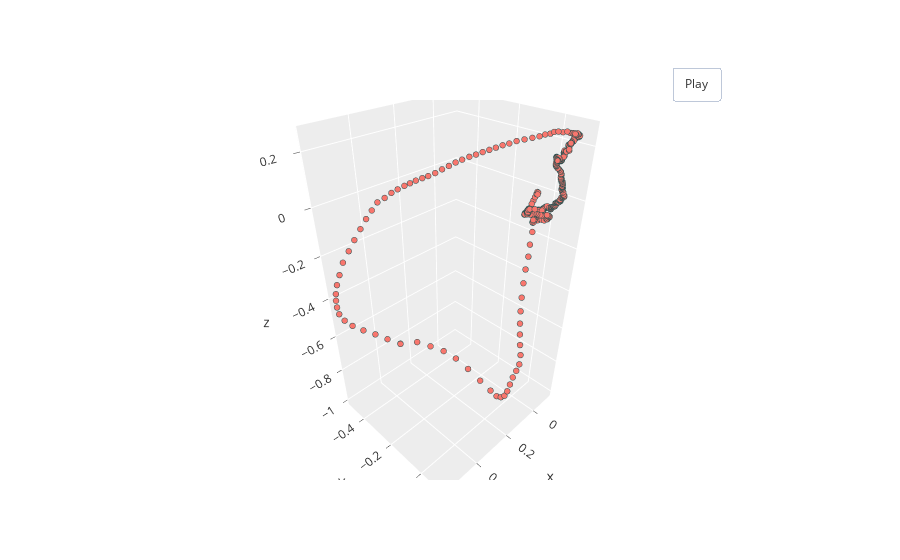

The notebook cell this image was saved under:
### Code cell
n = random.randrange(0, len(train_ds), 1)
print('№ случайного облака', n)
print('Sample pointcloud shape: ', train_ds[n]['pointcloud'].size())
print('Class: ', inv_classes[train_ds[n]['category']])
pcshow(*train_ds[n]['pointcloud'].T)

### Figure 1 — Plotly figure (JSON) as saved in the notebook; plotly's stock layout.template omitted (floating-point values rounded to 4 significant figures; data arrays with more than 128 entries replaced by an {"elided": "..."} marker saying what was removed)
{"data": [{"marker": {"line": {"color": "DarkSlateGrey", "width": 2}, "size": 2}, "mode": "markers", "type": "scatter3d", "x": {"elided": "512 float values"}, "y": {"elided": "512 float values"}, "z": {"elided": "512 float values"}}], "layout": {"updatemenus": [{"buttons": [{"args": [null, {"frame": {"duration": 50, "redraw": true}, "fromcurrent": true, "mode": "immediate", "transition": {"duration": 0}}], "label": "Play", "method": "animate"}], "pad": {"r": 10, "t": 45}, "showactive": false, "type": "buttons", "x": 0.8, "xanchor": "left", "y": 1, "yanchor": "bottom"}]}}
